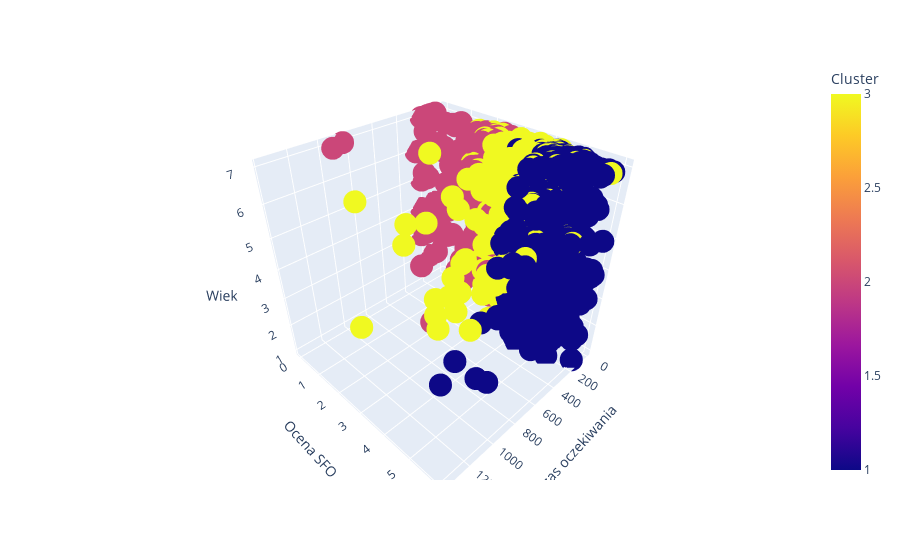

The notebook cell saved with this chart:
### Code cell
data_2018_part = data_2018[(data_2018['HOWLONG'] != 0) & (data_2018['Q20Age'] != 0)]
data_2018_part['cluster_k_tree'] = data_2018_part['cluster_k_tree'].replace({
                                                                            0: 1,
                                                                            1: 3,
                                                                            2: 2
                                                                        })
figure = px.scatter_3d(data_2018_part,
                    color='cluster_k_tree',
                    x="HOWLONG",
                    y="Q7MEAN",
                    z="Q20Age",
                    category_orders = {"Segment": ["1", "2", "3"]},
                    labels={'cluster_k_tree': 'Cluster'}
                    )

figure.update_layout(
    scene=dict(
        xaxis_title='Czas oczekiwania',
        yaxis_title='Ocena SFO',
        zaxis_title='Wiek'
    )
)
figure.show()

### Figure 1 — Plotly figure (JSON) as saved in the notebook; plotly's stock layout.template omitted (floating-point values rounded to 4 significant figures; data arrays with more than 128 entries replaced by an {"elided": "..."} marker saying what was removed)
{"data": [{"hovertemplate": "HOWLONG=%{x}<br>Q7MEAN=%{y}<br>Q20Age=%{z}<br>Cluster=%{marker.color}<extra></extra>", "legendgroup": "", "marker": {"color": {"elided": "2574 int values"}, "coloraxis": "coloraxis", "symbol": "circle"}, "mode": "markers", "name": "", "scene": "scene", "showlegend": false, "x": {"elided": "2574 float values"}, "y": {"elided": "2574 float values"}, "z": {"elided": "2574 int values"}, "type": "scatter3d"}], "layout": {"scene": {"domain": {"x": [0.0, 1.0], "y": [0.0, 1.0]}, "xaxis": {"title": {"text": "Czas oczekiwania"}}, "yaxis": {"title": {"text": "Ocena SFO"}}, "zaxis": {"title": {"text": "Wiek"}}}, "coloraxis": {"colorbar": {"title": {"text": "Cluster"}}, "colorscale": [[0.0, "#0d0887"], [0.1111, "#46039f"], [0.2222, "#7201a8"], [0.3333, "#9c179e"], [0.4444, "#bd3786"], [0.5556, "#d8576b"], [0.6667, "#ed7953"], [0.7778, "#fb9f3a"], [0.8889, "#fdca26"], [1.0, "#f0f921"]]}, "legend": {"tracegroupgap": 0}, "margin": {"t": 60}}}
